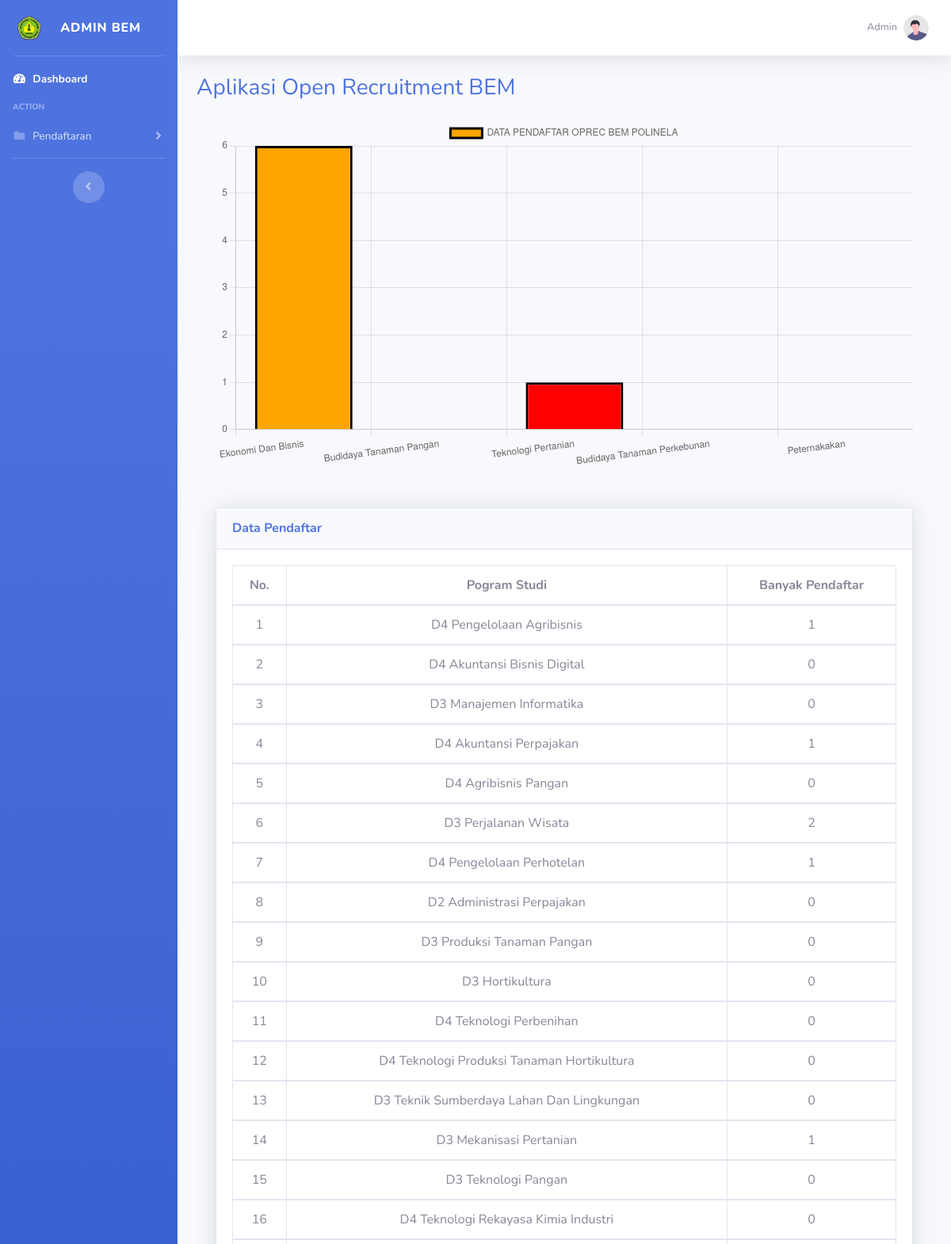
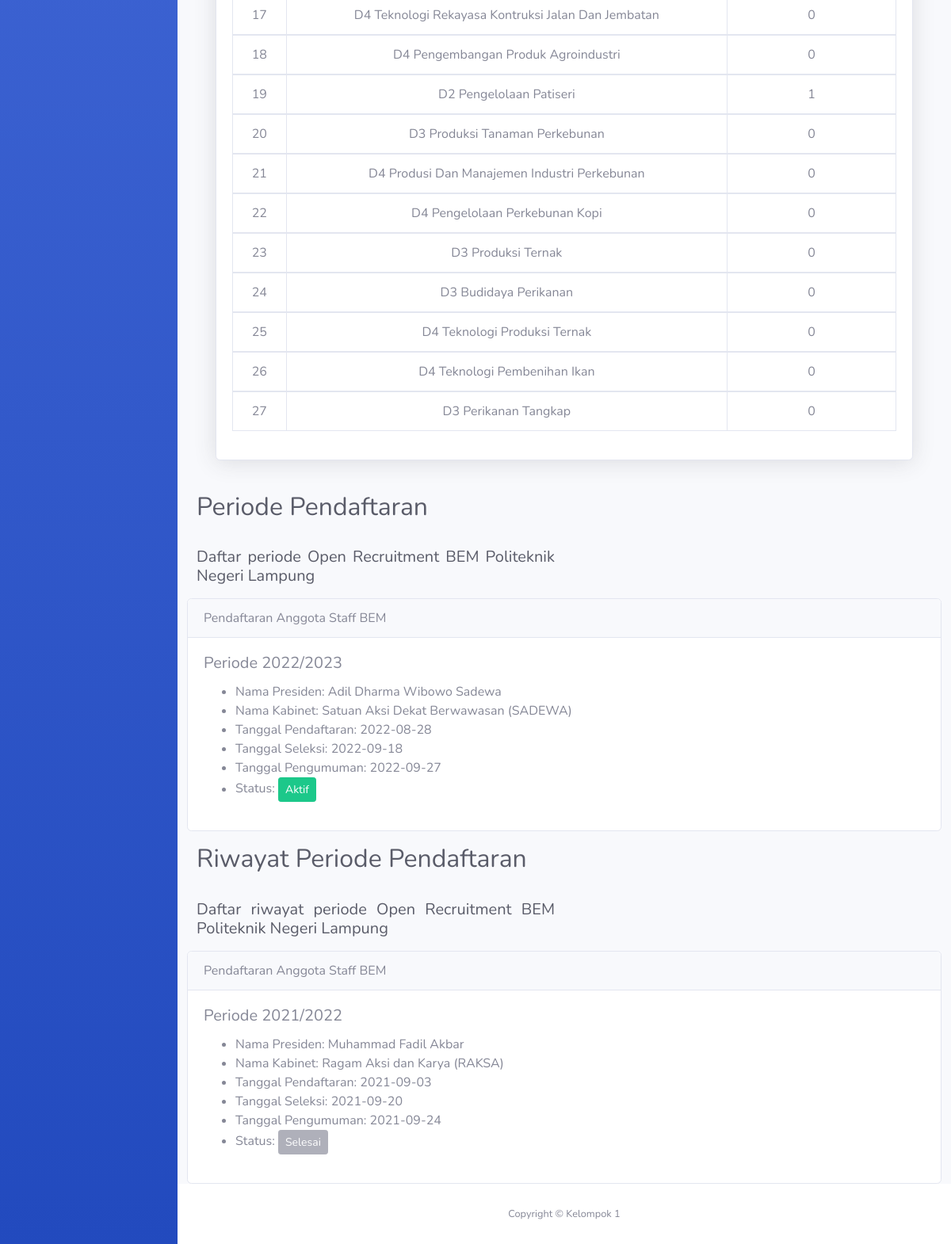
The app's page /admin.php (signed in) with its own data (2 pictures, top to bottom).
### tables this page shows
CREATE TABLE `periode` (
  `id_periode` int(11) NOT NULL,
  `periode` varchar(40) NOT NULL,
  `nama_presiden` varchar(30) NOT NULL,
  `nama_kabinet` varchar(40) NOT NULL,
  `tgl_pendaftaran` date NOT NULL,
  `tgl_seleksi` date NOT NULL,
  `tgl_pengumuman` date NOT NULL,
  `status` enum('Aktif','Selesai') NOT NULL
);

### admin.php (the view, shortened to what the rows shown need)
<?php
include 'functions.php';
$periode = query("SELECT * FROM periode");
$koneksi = new mysqli("localhost","root","","db_oprec");
$ekbis = $koneksi->query("select * from tb_pendaftar where id_jurusan='1'");
$jml_ekbis = $ekbis->num_rows;
$pangan = $koneksi->query("select * from tb_pendaftar where id_jurusan='2'");
$jml_pangan = $pangan->num_rows;
$tektan = $koneksi->query("select * from tb_pendaftar where id_jurusan='3'");
$jml_tektan = $tektan->num_rows;
$kebun = $koneksi->query("select * from tb_pendaftar where id_jurusan='4'");
$jml_kebun = $kebun->num_rows;
$ternak = $koneksi->query("select * from tb_pendaftar where id_jurusan='5'");
$jml_ternak = $ternak->num_rows;
?>
<!DOCTYPE html>
<html lang="en">
<head>
    <link href="vendor/fontawesome-free/css/all.min.css" rel="stylesheet" type="text/css">
    <link href="css/sb-admin-2.min.css" rel="stylesheet">
</head>
<body id="page-top">
    <div id="wrapper">
        <div id="content-wrapper" class="d-flex flex-column">
            <div id="content">
                <div class="container-fluid">
                    <div class="d-sm-flex align-items-center justify-content-between mb-4">
                        <h1 class="h3 mb-0 text-primary">Aplikasi Open Recruitment BEM</h1>
                    </div>
                <div class="container-fluid">
    <script>
  const ctx = document.getElementById('myChart');
  new Chart(ctx, {
    type: 'bar',
    data: {
      labels: ['Ekonomi Dan Bisnis',
                'Budidaya Tanaman Pangan',
                'Teknologi Pertanian',
                'Budidaya Tanaman Perkebunan',
                'Peternakakan'],
      datasets: [{
        label: 'DATA PENDAFTAR OPREC BEM POLINELA',
        backgroundColor: ['orange','blue','red','green','darkblue'],
        borderColor:'black',
        data: [<?php echo $jml_ekbis ?>,
               <?php echo $jml_pangan ?>,
               <?php echo $jml_tektan ?>,
               <?php echo $jml_kebun ?>,
               <?php echo $jml_ternak ?>],
        borderWidth: 3
      }]
    },
    options: {
      scales: {
        y: {
          beginAtZero: true
        }
      }
    }
  });
</script>
<br><br>
<div class="card shadow mb-4">
    <div class="card-body">
        <div class="table-responsive">
            <table class="table table-bordered" id="dataTable" width="100%" cellspacing="0">
                <thead align="center">
                    <tr>
                        <th>No.</th>
                        <th>Pogram Studi</th>
                        <th>Banyak Pendaftar</th>
                    </tr>
                </thead>
            </table>
        </div>
    </div>
</div>
</div>
</div>
                    <div class="container">
                        <div class="row">
                            <div class="col-lg-6 d-flex flex-column justify-content-center mt-3">
                            <h2 data-aos="fade-up" class="text-dark">Periode Pendaftaran</h2><br>
                            </div>
                             <?php foreach ($periode as $row): ?>
                                <?php if($row['status']==="Aktif"):?>
                            <div class="card mt-2 w-100">
  <div class="card-header">
    Pendaftaran Anggota Staff BEM
  </div>
  <div class="card-body">
    <h5 class="card-title"><?= $row['periode'];?></h5>
    <ul>
        <li class="card-text">Nama Presiden: <?=$row['nama_presiden'];?></li>
        <li class="card-text">Nama Kabinet: <?=$row['nama_kabinet'];?></li>
        <li class="card-text">Tanggal Pendaftaran: <?=$row['tgl_pendaftaran'];?></li>
        <li class="card-text">Tanggal Seleksi: <?=$row['tgl_seleksi'];?></li>
        <li class="card-text">Tanggal Pengumuman: <?=$row['tgl_pengumuman'];?></li>
        <li class="card-text">Status: <?php
        if ($row['status'] === 'Aktif') {
            echo "<a class='btn btn-success btn-sm readonly' role='button'>Aktif</a>";
        } else{
            echo "<a class='btn btn-secondary btn-sm disabled' role='button' aria-disabled='true'>Selesai</a>";
        }
    ?></li>
    </ul>
  </div>
</div>
<?php endif;?>
 <?php endforeach; ?>
                        </div>
                        </div>
                        <div class="container">
                        <div class="row">
                        <div class="col-lg-6 d-flex flex-column justify-content-center mt-3">
                            <h2 data-aos="fade-up" class="text-dark">Riwayat Periode Pendaftaran</h2><br>
                            </div>
                             <?php foreach ($periode as $row): ?>
                                <?php if($row['status']==="Selesai"):?>
                            <div class="card mt-2 w-100">
  <div class="card-header">
    Pendaftaran Anggota Staff BEM
  </div>
  <div class="card-body">
    <h5 class="card-title"><?= $row['periode'];?></h5>
    <ul>
        <li class="card-text">Nama Presiden: <?=$row['nama_presiden'];?></li>
        <li class="card-text">Nama Kabinet: <?=$row['nama_kabinet'];?></li>
        <li class="card-text">Tanggal Pendaftaran: <?=$row['tgl_pendaftaran'];?></li>
        <li class="card-text">Tanggal Seleksi: <?=$row['tgl_seleksi'];?></li>
        <li class="card-text">Tanggal Pengumuman: <?=$row['tgl_pengumuman'];?></li>
        <li class="card-text">Status: <?php
        if ($row['status'] === 'Aktif') {
            echo "<a class='btn btn-success btn-sm readonly' role='button'>Aktif</a>";
        } else{
            echo "<a class='btn btn-secondary btn-sm disabled' role='button' aria-disabled='true'>Selesai</a>";
        }
    ?></li>
    </ul>
  </div>
</div>
<?php endif;?>
 <?php endforeach; ?>
</div>
</div>
        </div>
    </div>
</body>
</html>

### records on screen
periode: periode "Periode 2022/2023", nama_presiden "Adil Dharma Wibowo Sadewa", nama_kabinet "Satuan Aksi Dekat Berwawasan (SADEWA)", tgl_pendaftaran "2022-08-28", tgl_seleksi "2022-09-18", tgl_pengumuman "2022-09-27", status "Aktif"
periode: periode "Periode 2021/2022", nama_presiden "Muhammad Fadil Akbar", nama_kabinet "Ragam Aksi dan Karya (RAKSA)", tgl_pendaftaran "2021-09-03", tgl_seleksi "2021-09-20", tgl_pengumuman "2021-09-24", status "Selesai"

### other values on screen
$jml_agb "1"
$jml_akbd "0"
$jml_mi "0"
$jml_akp "1"
$jml_agbp "0"
$jml_pw "2"
$jml_hotel "1"
$jml_d2pjk "0"
$jml_ptp "0"
$jml_horti "0"
$jml_tekben "0"
$jml_tpth "0"
$jml_tsl "0"
$jml_mp "1"
$jml_tepa "0"
